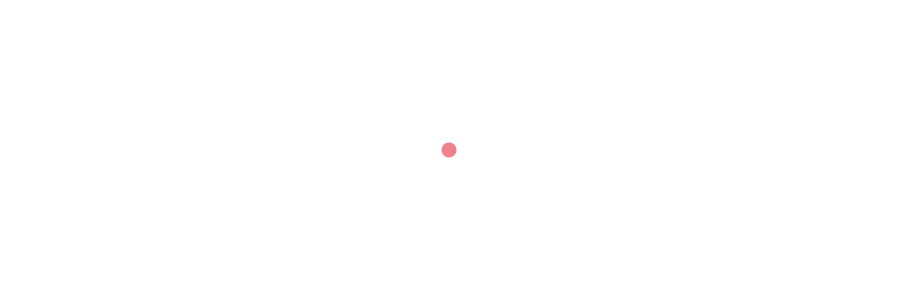
Frame 1 (no input)
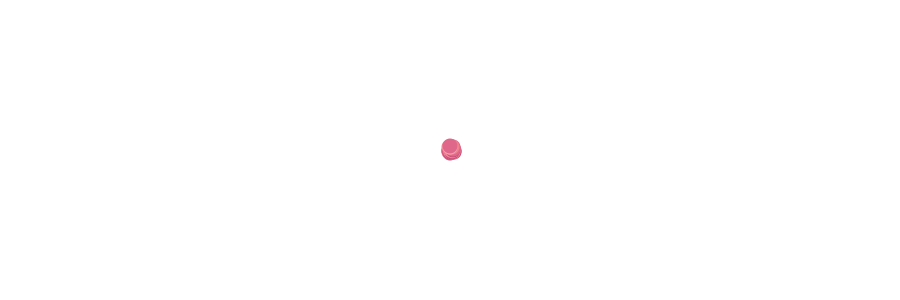
Frame 60 (the mouse pressed at the canvas centre just before this capture)
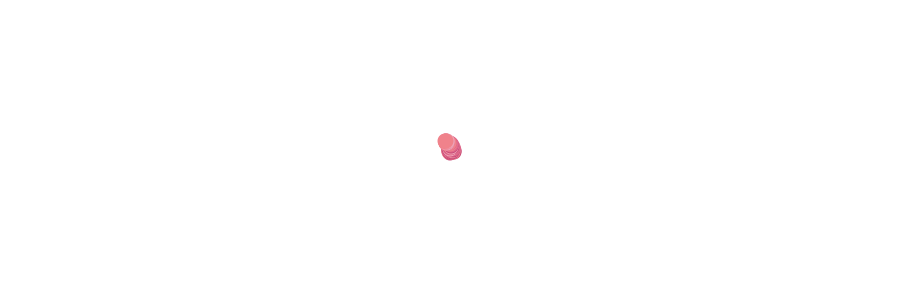
Frame 120 (the mouse held since frame 60 and released just before this capture)

The Processing sketch that drew these frames (run headless with seeded random() and noise(); from frame 60 on, the mouse is pressed at the canvas centre):

// Processing sketch: RandomWalk
// ── RandomWalk.pde

/* Random Walk
   A random walk simulation by Alex Chen. 
   
   Random Walk simulates a walker creating a path by moving in seemingly random
   directions and changing color. The walker's direction is determined with
   Processing's random() function. The walker is represented as a dot. It can
   move up, down, left and right. 
   
*/

Walker walker1;

void setup() {
  size(900,300); 
  background(255);
  walker1= new Walker();

}

void draw() {
  walker1.move();
  walker1.display();
}
// ── Walker.pde
class Walker { 
  
  int xPos;
  int yPos;
  color dotColor;
  
  Walker() { 
  // Walker's x and y coordinates. 
  xPos = width/2;
  yPos = height/2;
  dotColor = color(255);
  }
  
  //Displays the walker on-screen
  void display() { 
  noStroke();
  fill(dotColor);
  ellipse(xPos,yPos,15,15);
  }
  
  void move() {
    
    /* To move the walker, move() chooses a integer between 0 and 3. 
    Depending on the integer, the walker will move up, down left and 
    right and become a color. All integers have an equal chance of 
    being chosen. 
    */
    int direction = (int(random(4)));       // Chooses an integer between 0 and 3.
    if ((xPos > width) || (yPos > height) || (xPos < 0) || (yPos < 0)){ 
      
      /* Before the walker moves, move() checks whether the walker's is within the 
      display window. If it is, move() will move the walker. If not, this method 
      manipulates either the walker's x or y- coorindates until the walker's 
      inside the display window. 
      */

      if (xPos > width) {
        xPos--;
      }
      else if (yPos > height) {
        yPos--;
      }
      
      else if (xPos < 0) {
        xPos++;
      }
      else {
        yPos++;
      }
      
    } else {
    //The walker's color depends on the direction. Colors are shades of pink. 
    if (direction == 0){                  // Move up 
      yPos--;
      dotColor = color(#DF678A);
    } else if (direction == 1){           // Down
       yPos++;
       //print("down ");
       dotColor = color(#C84B77);
    } else if (direction == 2){          // Left
      xPos--;
      dotColor = color(#F0828B);        
      //print("left ");
    } else { 
      xPos++;                            // Right
      dotColor = color(#EFA6B9);
    }
    }
    
  }
}
